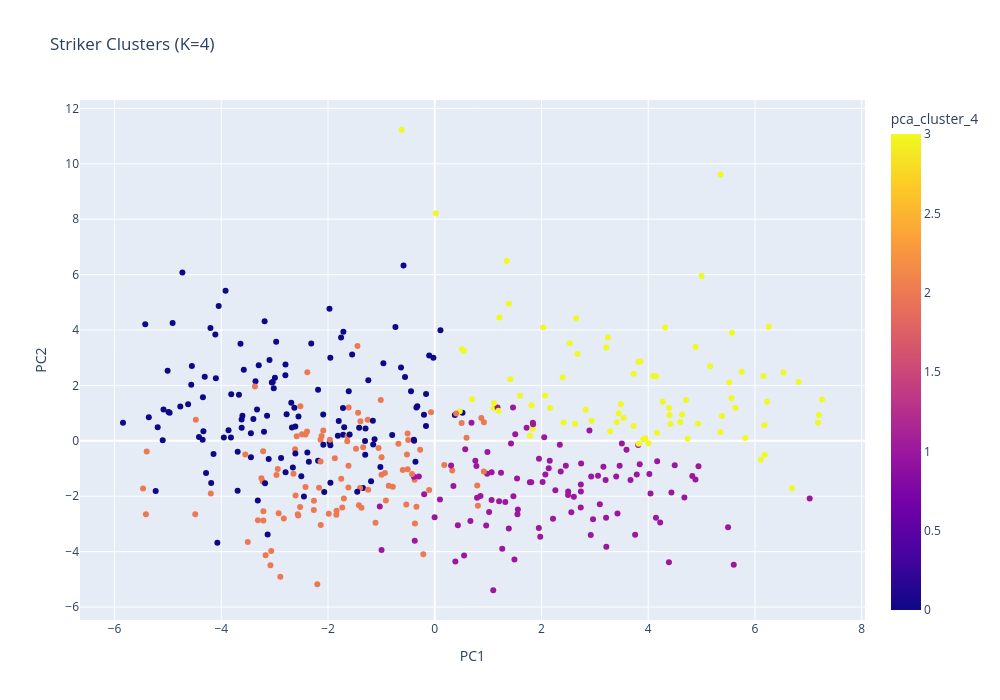

The code cell stored with this chart in its notebook:
### Code cell
df["PC1"] = X_pca[:,0]
df["PC2"] = X_pca[:,1]

fig = px.scatter(
    df,
    x="PC1",
    y="PC2",
    color="pca_cluster_4",
    hover_name='player',         
    hover_data=['team',], 
    title="Striker Clusters (K=4)",
    width=1000,
    height=700
)

fig.show()

### Figure 1 — Plotly figure (JSON) as saved in the notebook; plotly's stock layout.template omitted (floating-point values rounded to 4 significant figures; data arrays with more than 128 entries replaced by an {"elided": "..."} marker saying what was removed)
{"data": [{"customdata": {"elided": "414x1 str values"}, "hovertemplate": "<b>%{hovertext}</b><br><br>PC1=%{x}<br>PC2=%{y}<br>team=%{customdata[0]}<br>pca_cluster_4=%{marker.color}<extra></extra>", "hovertext": {"elided": "414 str values"}, "legendgroup": "", "marker": {"color": {"elided": "414 int values"}, "coloraxis": "coloraxis", "symbol": "circle"}, "mode": "markers", "name": "", "orientation": "v", "showlegend": false, "type": "scatter", "x": {"elided": "414 float values"}, "xaxis": "x", "y": {"elided": "414 float values"}, "yaxis": "y"}], "layout": {"coloraxis": {"colorbar": {"title": {"text": "pca_cluster_4"}}, "colorscale": [[0, "#0d0887"], [0.1111, "#46039f"], [0.2222, "#7201a8"], [0.3333, "#9c179e"], [0.4444, "#bd3786"], [0.5556, "#d8576b"], [0.6667, "#ed7953"], [0.7778, "#fb9f3a"], [0.8889, "#fdca26"], [1, "#f0f921"]]}, "height": 700, "legend": {"tracegroupgap": 0}, "title": {"text": "Striker Clusters (K=4)"}, "width": 1000, "xaxis": {"anchor": "y", "domain": [0, 1], "title": {"text": "PC1"}}, "yaxis": {"anchor": "x", "domain": [0, 1], "title": {"text": "PC2"}}}}
